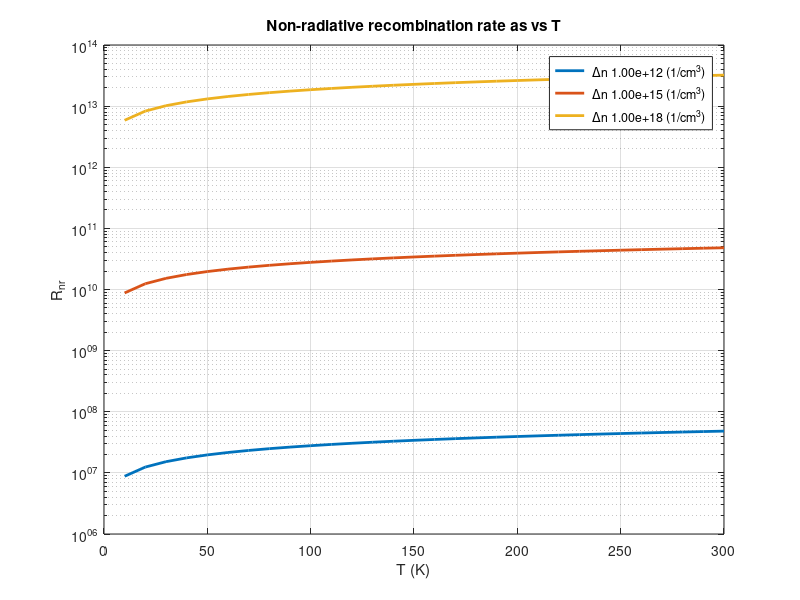

Here is the MATLAB script that generated this plot:
clc;
clear;
close all;

%% Data input for p-type GaAs
q = 1.6e-19;
m0 = 9.11e-31;
me      = 0.067*m0;
mh      = 0.47*m0;
mr      = me*mh/(me+mh);

kB = 1.38e-23;
ni300 = 1.79e6; 
sr = 10e-15;   

% Temperature Range
T = 10:10:300;  

%Varshini Equation
A = 5.41e-4;    
B = 204;        
Eg0 = 1.52;    

Eg =  (Eg0-A.*T.^2./(B+T))*q;  
EgT = (Eg0-A.*300.^2./(B+300))*q;

Na=1e18; 
Nt=1e2; 
del_E=0.2*q;

nis = (ni300)^2  * (T/300).^3   .* exp(  -Eg./(kB*T)  + EgT/(kB*300)  );
ni = nis.^0.5;
po = Na;
no = (ni.*ni)/po;

%% Calculations for different injection level

deln = [1e12 1e15 1e18];

for i = 1:length(deln)
    n = no + deln(i);
    p = po + deln(i);

    vth = sqrt(3*T*kB/mr)*100;  
    Rnr=sr*vth*Nt.*(n.*p-ni.^2)./(n+p+2.*ni.*cosh(del_E./(kB*T)));

    semilogy(T, Rnr,"LineWidth",2,'DisplayName',sprintf(" \\Deltan %.2e (1/cm^3)", deln(i)));
    hold on;
end

xlabel('T (K)');
ylabel('R_{nr}');
grid on;
title('Non-radiative recombination rate as vs T');
legend();
